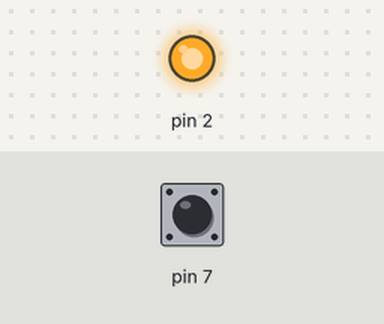
This sketch was run on a simulated Arduino Uno, built with avr-gcc and run on an emulated ATmega328P. Parts: output pins drawn as LEDs (lit = HIGH). The test bench sets the inputs (shaded band); at power-on: pin 7 HIGH.

Above: at 1.2 s.
1.3 s: pin 7 pulled LOW for 0.15 s
At 1.9 s:
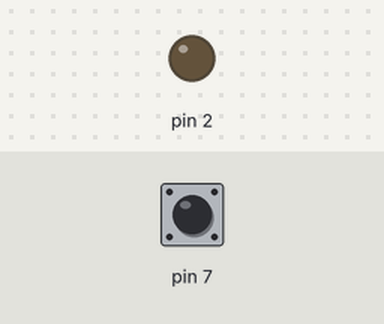
2.9 s: pin 7 pulled LOW for 1 s
At 4.4 s:
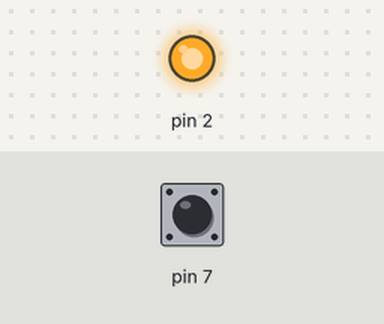
5.4 s: pin 7 pulled LOW for 3.2 s
At 9.2 s:
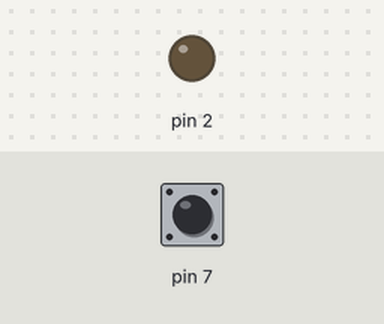
Timing chart, 0 to 10.7 s (numbered marks = the images above; inputs shaded):
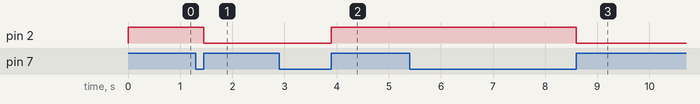

Measured:
- after the input at 1.3 s, pin 2: HIGH → LOW after 0.15 s
- after the input at 2.9 s, pin 2: LOW → HIGH after 1.0 s
- after the input at 5.4 s, pin 2: HIGH → LOW after 3.2 s

The sketch:

05-ledComBotao2.ino
```cpp
/*Autor: André Lubawski
 * Data: 10/03/2021
 * o circuito utilizado é o mesmo do exemplo 04, porém, o código
 * a seguir permite manter o led ligado quando pressiono o botão
 * (sem a necessidade de manter o botão pressionado)
 */
int botaoAnterior = LOW;
int botaoAtual = LOW;
int botaoEstado = LOW;

void setup() {
  pinMode(7, INPUT_PULLUP);
  pinMode(2, OUTPUT);

}

void loop() {
  botao();
  botaoAnterior = botaoAtual;
  digitalWrite(2, botaoEstado);
}

boolean botao(){
  botaoAtual = digitalRead(7);
  if(botaoAtual == HIGH && botaoAnterior == LOW){
    if(botaoEstado == HIGH){
      botaoEstado = LOW;
      return botaoEstado;
    }else{
      botaoEstado = HIGH;
      return botaoEstado;
    }
  }
}
```
